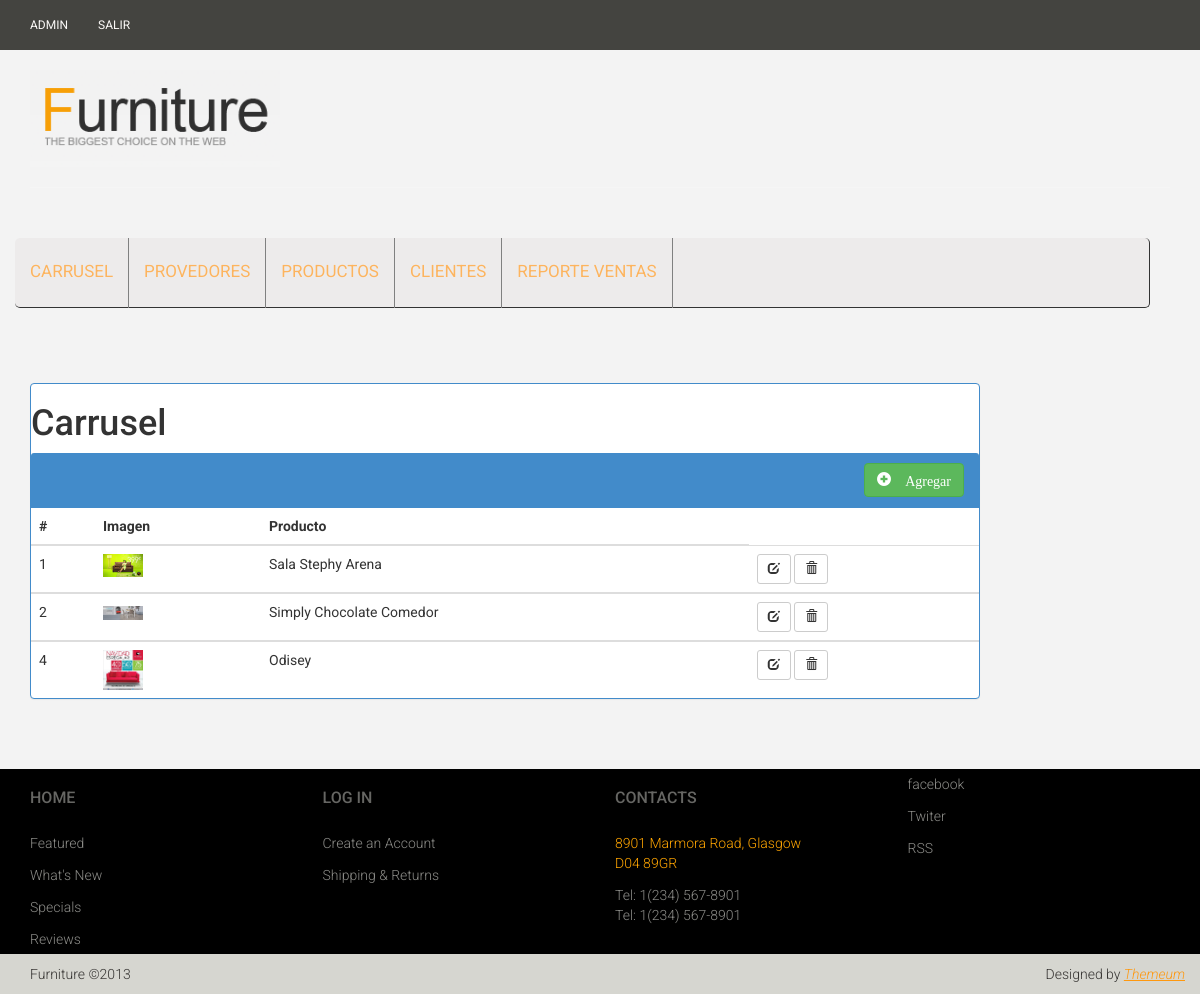
Screenshot of /carrusel.php (signed in) with the database file from the repository.
### tables this page shows
CREATE TABLE `pv_carrusel` (
  `id_imagen` int(11) NOT NULL AUTO_INCREMENT,
  `imagen` varchar(512) NOT NULL,
  `id_producto` int(11) NOT NULL,
  PRIMARY KEY (`id_imagen`),
  KEY `fk_PV_CARRUSEL_PV_PRODUCTO1` (`id_producto`),
  CONSTRAINT `fk_PV_CARRUSEL_PV_PRODUCTO1` FOREIGN KEY (`id_producto`) REFERENCES `pv_producto` (`id_producto`) ON DELETE NO ACTION ON UPDATE NO ACTION
);

CREATE TABLE `pv_producto` (
  `id_producto` int(11) NOT NULL AUTO_INCREMENT,
  `producto` varchar(45) DEFAULT NULL,
  `precio_compra` float DEFAULT NULL,
  `precio_venta` float DEFAULT NULL,
  `descripcion` varchar(255) DEFAULT NULL,
  `id_categoria` int(11) NOT NULL,
  `id_provedor` int(11) NOT NULL,
  PRIMARY KEY (`id_producto`),
  KEY `fk_PV_PRODUCTO_PV_CATEGORIA1_idx` (`id_categoria`),
  KEY `fk_PV_PRODUCTO_PV_PROVEDOR1_idx` (`id_provedor`),
  CONSTRAINT `fk_PV_PRODUCTO_PV_CATEGORIA1` FOREIGN KEY (`id_categoria`) REFERENCES `pv_categoria` (`id_categoria`) ON DELETE NO ACTION ON UPDATE NO ACTION,
  CONSTRAINT `fk_PV_PRODUCTO_PV_PROVEDOR1` FOREIGN KEY (`id_provedor`) REFERENCES `pv_provedor` (`id_provedor`) ON DELETE NO ACTION ON UPDATE NO ACTION
);

### carrusel.php (the view, shortened to what this page needs)
<!DOCTYPE html>
<html lang="en">
<head>
    <link href="css/bootstrap.min.css" rel="stylesheet">
    <link href="css/font-awesome.min.css" rel="stylesheet">
    <link href="css/prettyPhoto.css" rel="stylesheet">
    <link href="css/price-range.css" rel="stylesheet">
    <link href="css/animate.css" rel="stylesheet">
	  <link href="css/main.css" rel="stylesheet">
	  <link href="css/responsive.css" rel="stylesheet">
    <link href="css/furniture.css" rel="stylesheet">
</head>
<body>
  <header id="header">
    <?php include_once('headeradmin.php'); ?>
  </header>
	<section id="form">
		<div class="container">
				<div class="col-md-10">
          <?php
          include_once('conexion.php');
          $resultado="<div class='row'>
                  <div class='panel panel-primary'>
                   <h1>Carrusel</h1>
                      <div class='panel-heading' style='text-align:right;'>
                          <a class='btn btn-success' title='Nuevo' href='newCarrusel.php'>
                                  <span class='glyphicon glyphicon-plus-sign'> Agregar</span>
                          </a>
                      </div>
                          <table class='table'>
                              <thead>
                                  <th>#</th>
                                  <th>Imagen</th>
                                  <th>Producto</th>
                              </thead>
                              ";
          $sql="CALL spGetCarrusel();";
          $result = $conn->query($sql) or die("error: " . mysqli_error($conn));
                      while($row=$result->fetch_assoc()){
                         $resultado.=" <tbody>
                                  <tr>
                                  	<td>".$row['id_imagen']."</td>
                                      <td><img src='images/carrusel/".$row['imagen']."' width='40px' alt=''></td>
                                      <td>".$row['producto']."</td>
                                      <td>
                                          <a class='btn btn-default btn-sm' title='Modificar Imagen' href='modificarCarrusel.php?idImagen=".$row['id_imagen']."'>
                                              <span class='glyphicon glyphicon-edit'></span>
                                          </a>
                                          <a class='btn btn-default btn-sm' title='Eliminar Imagen' onclick='eliminarCarrusel(".$row['id_imagen'].")'>
                                              <span class='glyphicon glyphicon-trash' ></span>
                                          </a>
                                      </td>
                                  </tr>
                              </tbody>
                         ";
                      }
                      $resultado.="</table>
                  </div>
              </div>";
          echo $resultado;
           ?>
				</div>
		</div>
	</section>
  <footer id="footer">
    <?php include_once('footer.php'); ?>
  </footer>
</body>
</html>

### css/main.css (style rules this page uses)
body { font-family: 'Roboto', sans-serif; background:#f3f3f3; position: relative; font-weight:400px; }
a { -webkit-transition: 300ms; -moz-transition: 300ms; -o-transition: 300ms; transition: 300ms; }
h1, h2, h3, h4, h5, h6 { font-family: 'Roboto', sans-serif; }
#footer { background: #000; }
#form { display: block; margin-bottom: 50px; margin-top: 25px; overflow: hidden; }

### rows the page displays
pv_carrusel: id_imagen "1", imagen (placeholder picture), id_producto.producto "Sala Stephy Arena"
pv_carrusel: id_imagen "2", imagen (picture), id_producto.producto "Simply Chocolate Comedor"
pv_carrusel: id_imagen "4", imagen (picture), id_producto.producto "Odisey"

### other values shown
$_SESSION['name'] "ADMIN"
